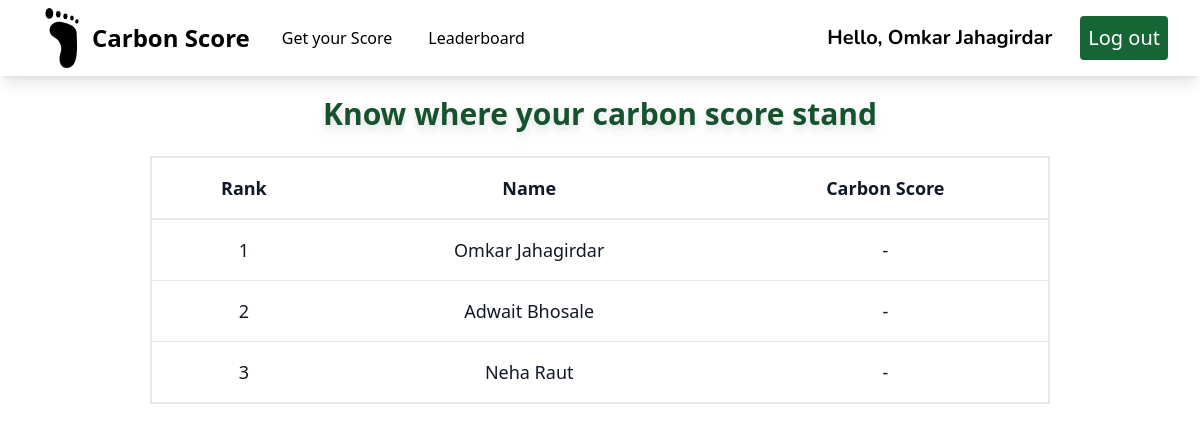
Before: /leaderboard/ (signed in) with the older database file.
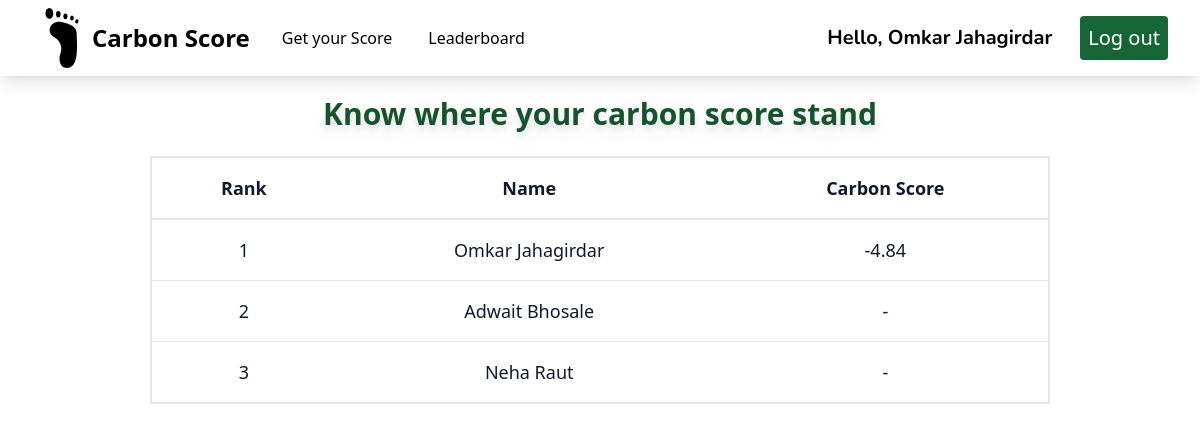
After: the same page with the newer database file.
### userauth/models.py (models this page shows, shortened)
class Account(AbstractBaseUser):
    email           = models.EmailField(max_length=50, unique =True)
    fullname        = models.CharField(max_length=20)
    is_admin        = models.BooleanField(default=False)
    is_active       = models.BooleanField(default=True)
    is_staff        = models.BooleanField(default=False)
    is_superuser    = models.BooleanField(default=False)
    date_joined     = models.DateTimeField(verbose_name="date joined", auto_now_add=True)
    objects = MyAccountManager()
    USERNAME_FIELD = 'email'
    REQUIRED_FIELDS = ['fullname',]

### mainapp/models.py (models this page shows, shortened)
class Carbon_Score(models.Model):
    carbon_score    = models.DecimalField(default=0, max_digits=5, decimal_places=2)
    submitted_on = models.DateTimeField(default=timezone.now)
    user = models.ForeignKey(Account, on_delete=models.CASCADE)

### mainapp/views.py (the view)
# urls.py: path('leaderboard/', views.leaderboard, name='leaderboard'),
@login_required_message(message="Please log in, in order to view the requested page.")
@login_required
def leaderboard(request):
    if request.user.is_admin:
        return redirect('adminuser')
    users = Account.objects.filter(is_admin=False).values('fullname', 'id')
    users = list(users)
    for user in users:
        if len(Carbon_Score.objects.filter(user=user['id'])) > 0:
            carbon_score_obj = Carbon_Score.objects.filter(user=user['id']).order_by('-submitted_on')[0]
            carbon_score = carbon_score_obj.carbon_score
            user['carbon_score'] = carbon_score
        else:
            user['carbon_score'] = "-"
    context = {
        'users':users,
    }
    return render(request, 'mainapp/leaderboard.html', context)

### utils/decorator.py (called while the page is built)
def user_passes_test(test_func, message=default_message):
    def decorator(view_func):
        @wraps(view_func)
        def _wrapped_view(request, *args, **kwargs):
            if not test_func(request.user):
                messages.error(request, message)
            return view_func(request, *args, **kwargs)
        return _wrapped_view
    return decorator

def login_required_message(function=None, message=default_message):
    actual_decorator = user_passes_test(
        lambda u: u.is_authenticated, #fixed by removing ()
        message=message,
    )
    if function:
        return actual_decorator(function)
    return actual_decorator

### mainapp/templates/mainapp/leaderboard.html (shortened to what this page needs)
{% extends 'mainapp/base.html' %}
{% load static %}
{% block content %}
<div class= "py-4"></div>
<p class="py-4 text-center text-green-900 text-3xl font-bold pt-16 drop-shadow-lg  hover:underline-offset-8">Know where your carbon score stand </p>
<div class="flex flex-col  overflow-x-hidden">
    <div class="overflow-x-hidden sm:-mx-6 lg:-mx-8">
      <div class="py-2 inline-block min-w-full sm:px-6 lg:px-8">
        <div class="overflow-x-hidden flex justify-center">
          <table class="border border-2 text-center w-3/4">
            <thead class="bg-white border-2">
              <tr>
                <th scope="col" class="text-lg font-bold text-gray-900 px-6 py-4 text-center">
                  Rank
                </th>
                <th scope="col" class="text-lg font-bold text-gray-900 px-6 py-4 text-center">
                  Name
                </th>
                <th scope="col" class="text-lg font-bold text-gray-900 px-6 py-4 text-center">
                  Carbon Score
                </th>
              </tr>
            </thead>
            {% for user in users %}
            <tbody>
              {% if request.user == user %}
              <tr class="bg-white border border-2 border-green-900 text-white transition duration-300 ease-in-out hover:bg-gray-100">
                <td class="px-6 py-4 text-xl font-semibold text-gray-900 cursor-pointer">
                  {{ forloop.counter }}
                </td>
                <td class="text-xl font-semibold text-gray-900 px-6 py-4">
                  {% if request.user == user %}
                    You
                  {% else %}
                    {{ user.fullname }}
                  {% endif %}
                </td>
                <td class="text-xl font-semibold text-gray-900 px-6 py-4">
                  {{ user.carbon_score }}
                </td>
              </tr>
                  {% else %}
              <tr class="bg-white border-b transition duration-300 ease-in-out hover:bg-gray-100">
                <td class="px-6 py-4 text-lg font-medium text-gray-900 cursor-pointer">
                  {{ forloop.counter }}
                </td>
                <td class="text-lg text-gray-900 font-normal px-6 py-4">
                  {% if request.user == user %}
                    You
                  {% else %}
                    {{ user.fullname }}
                  {% endif %}
                </td>
                <td class="text-lg text-gray-900 font-normal px-6 py-4">
                  {{ user.carbon_score }}
                </td>
              </tr>
              {% endif %}
            </tbody>
            {% endfor %}
          </table>
        </div>
      </div>
    </div>
  </div>
{% endblock content %}

### mainapp/templates/mainapp/base.html (shortened to what this page needs)
{% load static %}
<!DOCTYPE html>
<html lang="en" class="scroll-smooth">
<head>
  <script src="https://cdn.tailwindcss.com"></script>
  <script src="https://cdn.tailwindcss.com"></script>
</head>
<body>
  <nav class="bg-white shadow-lg fixed w-full z-10 pb-0">
    <div class="px-8">
      <div class="flex justify-between">
        <div class="flex space-x-7">
          <div>
            <a href="{% url 'home' %}" class="flex items-center py-2">
              <span class="font-bold text-2xl">Carbon Score </span>
            </a>
          </div>
          <div class="flex justify-between items-center hover:bg-gray-300 p-1">
            <a href="{% url 'homeappliances' %}" class="font-medium text-md">Get your Score </a>
          </div>
          <div class="flex justify-between items-center hover:bg-gray-300 p-1">
            <a href="{% url 'leaderboard' %}" class="font-medium text-md">Leaderboard </a>
          </div>
        </div>
        <div class="hidden md:flex items-center space-x-3 ">
        {% if user.is_authenticated %}
        <h1 class="px-4 text-xl font-bold font-nunito">Hello, {{ user.fullname }}</h1>
          <form method="POST" action="{% url 'logout' %}">
            <button class="py-2 px-2 text-xl font-medium text-white rounded bg-green-800 transition duration-300 " type="submit">Log out</button>
        </form>
        {% endif %}
      </div>
      </div>
    </div>
</nav>
  {% block content %}{% endblock content %}
</body>
</html>

Changed rows visible on the page:
changed Account "Omkar Jahagirdar": carbon_score "-" → "-4.84"
